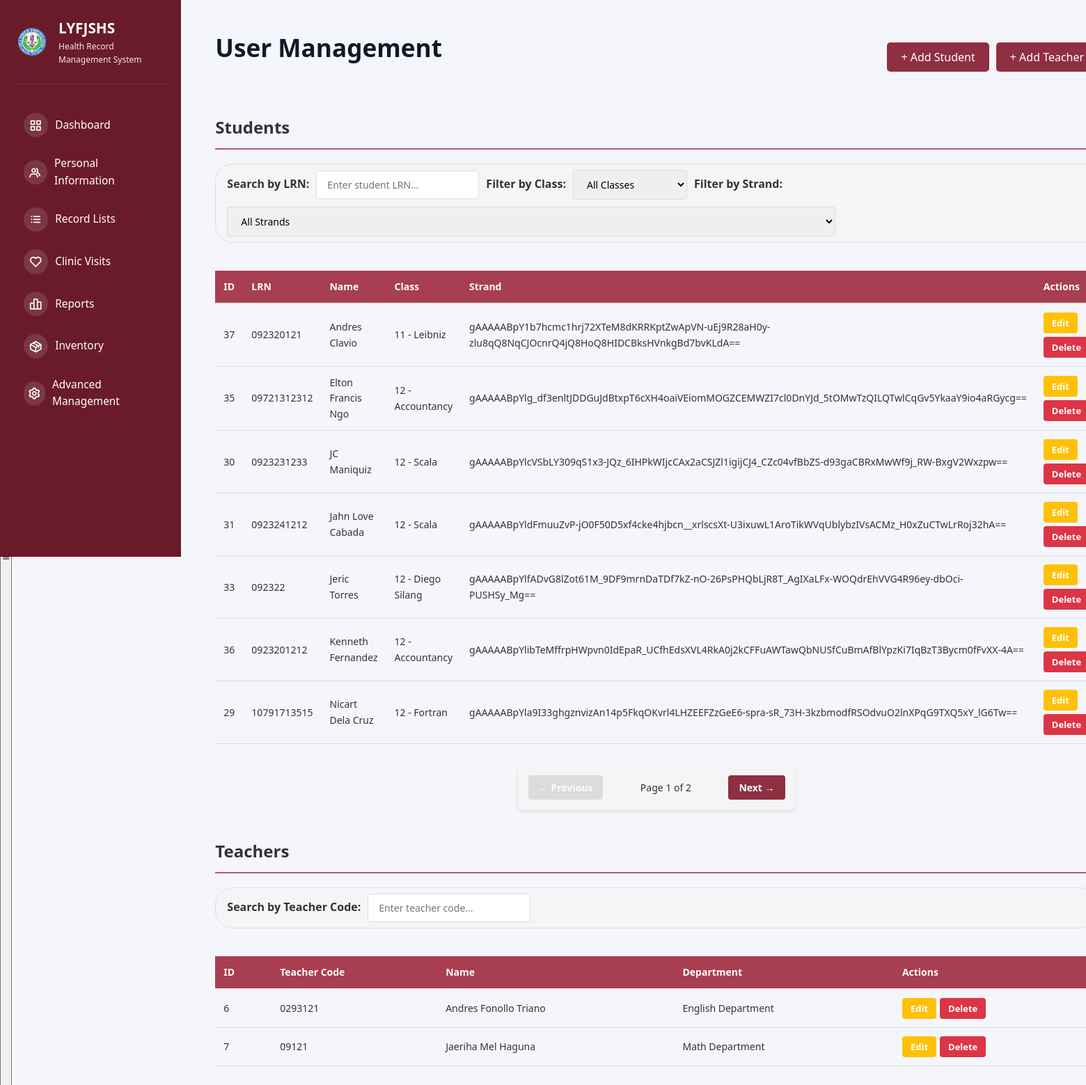
Page /user-management (signed in) on the committed database.
### tables this page shows
CREATE TABLE students (
            id INTEGER PRIMARY KEY AUTOINCREMENT,
            studentLRN TEXT UNIQUE NOT NULL,
            name TEXT NOT NULL,
            class TEXT,
            dob DATE,
            address TEXT,
            parentContact TEXT,
            emergencyContact TEXT,
            height TEXT,
            weight TEXT,
            blood TEXT,
            pastIllnesses TEXT,
            allergies TEXT,
            conditions TEXT,
            vaccination TEXT,
            created_at TIMESTAMP DEFAULT CURRENT_TIMESTAMP
        , strand TEXT);

CREATE TABLE teachers (
            id INTEGER PRIMARY KEY AUTOINCREMENT,
            teacherID TEXT UNIQUE NOT NULL,
            name TEXT NOT NULL,
            department TEXT,
            dob DATE,
            address TEXT,
            contact TEXT,
            height TEXT,
            weight TEXT,
            blood TEXT,
            pastIllnesses TEXT,
            allergies TEXT,
            conditions TEXT,
            vaccination TEXT,
            created_at TIMESTAMP DEFAULT CURRENT_TIMESTAMP
        );

### src/app.py (the view)
@app.route("/user-management")
def user_management():
    if not session.get("logged_in"):
        return redirect(url_for("login"))
    db = get_db_connection()
    if not db:
        flash("Database connection error.", "danger")
        return redirect(url_for("login"))
    try:
        cursor = db.cursor()
        cursor.execute("SELECT * FROM students ORDER BY name")
        students = cursor.fetchall()
        students = [decrypt_student_record(s) for s in students]
        cursor.execute("SELECT * FROM teachers ORDER BY name")
        teachers = cursor.fetchall()
        teachers = [decrypt_teacher_record(t) for t in teachers]
        db.close()
        items_per_page = 7
        student_total = len(students)
        student_pages = (student_total + items_per_page - 1) // items_per_page if student_total > items_per_page else 1
        show_student_pagination = student_total > items_per_page
        teacher_total = len(teachers)
        teacher_pages = (teacher_total + items_per_page - 1) // items_per_page if teacher_total > items_per_page else 1
        show_teacher_pagination = teacher_total > items_per_page
        return render_template(
            "admin/user-management.html",
            students=students,
            teachers=teachers,
            items_per_page=items_per_page,
            student_total=student_total,
            student_pages=student_pages,
            show_student_pagination=show_student_pagination,
            teacher_total=teacher_total,
            teacher_pages=teacher_pages,
            show_teacher_pagination=show_teacher_pagination,
        )
    except sqlite3.Error as e:
        flash(f"Error loading user management: {str(e)}", "danger")
        if db:
            db.close()
        return redirect(url_for("login"))

### templates/admin/user-management.html (shortened to what this page needs)
{% extends "shared/base.html" %} {% block extra_css %}
<link
  rel="stylesheet"
  href="{{ url_for('static', filename='css/student_list.css') }}"
/>
{% endblock %} {% block content %}
<div class="management-header">
  <h1>User Management</h1>
  <div class="button-group">
    <button class="btn-action" onclick="openStudentModal()">
      + Add Student
    </button>
    <button class="btn-action secondary" onclick="openTeacherModal()">
      + Add Teacher
    </button>
  </div>
</div>
<div class="section-title">Students</div>
<div class="search-container">
  <label class="search-label" for="studentSearchInput">Search by LRN:</label>
  <input
    type="text"
    id="studentSearchInput"
    class="search-input"
    placeholder="Enter student LRN..."
    onkeyup="filterStudentTable()"
  />
  <label class="search-label" for="classFilterSelect">Filter by Class:</label>
  <select
    id="classFilterSelect"
    class="search-input"
    onchange="filterStudentTable()"
  >
    <option value="">All Classes</option>
    {% set classes = students | map(attribute='class') | select | unique | sort
    %}
  </select>
  <label class="search-label" for="strandFilterSelect">Filter by Strand:</label>
  <select
    id="strandFilterSelect"
    class="search-input"
    onchange="filterStudentTable()"
  >
    <option value="">All Strands</option>
    {% set strands = students | map(attribute='strand') | select | unique | sort
    %}
  </select>
</div>
<div class="table-wrapper">
  <table id="studentTable">
    <thead>
      <tr>
        <th>ID</th>
        <th>LRN</th>
        <th>Name</th>
        <th>Class</th>
        <th>Strand</th>
        <th>Actions</th>
      </tr>
    </thead>
    <tbody>
      {% for student in students %}
      <tr>
        <td>{{ student.id }}</td>
        <td>{{ student.studentLRN }}</td>
        <td>{{ student.name }}</td>
        <td>{{ student.class }}</td>
        <td>{{ student.strand or '-' }}</td>
        <td>
          <div class="action-buttons">
            <button
              type="button"
              class="btn-action btn-sm btn-edit btn-edit-student"
              data-id="{{ student.id }}"
              data-lrn="{{ student.studentLRN }}"
              data-name="{{ student.name }}"
              data-class="{{ student.class }}"
              data-strand="{{ student.strand or '' }}"
              data-dob="{{ student.dob or '' }}"
              data-address="{{ student.address or '' }}"
              data-parent="{{ student.parentContact or '' }}"
              data-emergency="{{ student.emergencyContact or '' }}"
              data-height="{{ student.height or '' }}"
              data-weight="{{ student.weight or '' }}"
              data-blood="{{ student.blood or '' }}"
              data-illnesses="{{ student.pastIllnesses or '' }}"
              data-allergies="{{ student.allergies or '' }}"
              data-conditions="{{ student.conditions or '' }}"
              data-vaccination="{{ student.vaccination or '' }}"
            >
              Edit
            </button>
            <button
              type="button"
              class="btn-action btn-sm btn-delete btn-delete-student"
              data-type="student"
              data-id="{{ student.id }}"
              data-name="{{ student.name }}"
            >
              Delete
            </button>
          </div>
        </td>
      </tr>
      {% endfor %}
    </tbody>
  </table>
</div>
{% if show_student_pagination %}
<div id="studentPaginationContainer" class="pagination-container">
  <nav class="pagination">
    <button
      id="studentPrevBtn"
      class="pagination-btn"
      onclick="previousStudentPage()"
    >
      ← Previous
    </button>
    <div class="pagination-info">
      <span
        >Page <span id="studentCurrentPage">1</span> of
        <span id="studentTotalPages">{{ student_pages }}</span></span
      >
    </div>
    <button
      id="studentNextBtn"
      class="pagination-btn"
      onclick="nextStudentPage()"
    >
      Next →
    </button>
  </nav>
</div>
{% endif %}
<div class="section-title">Teachers</div>
<div class="search-container">
  <label class="search-label" for="teacherSearchInput"
    >Search by Teacher Code:</label
  >
  <input
    type="text"
    id="teacherSearchInput"
    class="search-input"
    placeholder="Enter teacher code..."
    onkeyup="filterTeacherTable()"
  />
</div>
<div class="table-wrapper">
  <table id="teacherTable">
    <thead>
      <tr>
        <th>ID</th>
        <th>Teacher Code</th>
        <th>Name</th>
        <th>Department</th>
        <th>Actions</th>
      </tr>
    </thead>
    <tbody>
      {% for teacher in teachers %}
      <tr>
        <td>{{ teacher.id }}</td>
        <td>{{ teacher.teacherID }}</td>
        <td>{{ teacher.name }}</td>
        <td>{{ teacher.department }}</td>
        <td>
          <div class="action-buttons">
            <button
              type="button"
              class="btn-action btn-sm btn-edit btn-edit-teacher"
              data-id="{{ teacher.id }}"
              data-teacher-id="{{ teacher.teacherID }}"
              data-name="{{ teacher.name }}"
              data-department="{{ teacher.department }}"
              data-dob="{{ teacher.dob or '' }}"
              data-address="{{ teacher.address or '' }}"
              data-contact="{{ teacher.contact or '' }}"
              data-height="{{ teacher.height or '' }}"
              data-weight="{{ teacher.weight or '' }}"
              data-blood="{{ teacher.blood or '' }}"
              data-illnesses="{{ teacher.pastIllnesses or '' }}"
              data-allergies="{{ teacher.allergies or '' }}"
              data-conditions="{{ teacher.conditions or '' }}"
              data-vaccination="{{ teacher.vaccination or '' }}"
            >
              Edit
            </button>
            <button
              type="button"
              class="btn-action btn-sm btn-delete btn-delete-teacher"
              data-type="teacher"
              data-id="{{ teacher.id }}"
              data-name="{{ teacher.name }}"
            >
              Delete
            </button>
          </div>
        </td>
      </tr>
      {% endfor %}
    </tbody>
  </table>
</div>
{% endblock %}

### templates/shared/base.html (shortened to what this page needs)
<!DOCTYPE html>
<html lang="en">
  <head>
    <link
      href="https://unpkg.com/boxicons@2.1.4/css/boxicons.min.css"
      rel="stylesheet"
    />
    <link
      rel="stylesheet"
      href="{{ url_for('static', filename='css/dashboard.css') }}"
    />
    <link
      rel="stylesheet"
      href="{{ url_for('static', filename='css/header.css') }}"
    />
    {% block extra_css %}{% endblock %}
  </head>
  <body>
    <div class="app-container">
      <button class="mobile-menu-toggle" id="mobileMenuToggle">
        <i class="bx bx-menu"></i>
      </button>
      <aside class="sidebar" id="sidebar">
        <div class="sidebar-header">
          <img
            src="{{ url_for('static', filename='imgs/577258389_819623970710259_5288846695784598957_n-removebg-preview.png') }}"
            alt="School Logo"
            class="sidebar-logo"
          />
          <div class="sidebar-title">
            <h1>LYFJSHS</h1>
            <p>Health Record Management System</p>
          </div>
        </div>
        <nav class="sidebar-nav">
          <ul>
            <li>
              <a href="{{ url_for('dashboard') }}" class="nav-item">
                <span class="nav-icon"><i class="bx bx-grid-alt"></i></span>
                <span class="nav-label">Dashboard</span>
              </a>
            </li>
            {% if session.get('role') in ['super_admin', 'health_officer'] %}
            <li>
              <a href="{{ url_for('user_management') }}" class="nav-item">
                <span class="nav-icon"><i class="bx bx-group"></i></span>
                <span class="nav-label">Personal Information</span>
              </a>
            </li>
            {% endif %}
            <li>
              <a href="{{ url_for('record_lists') }}" class="nav-item">
                <span class="nav-icon"><i class="bx bx-list-ul"></i></span>
                <span class="nav-label">Record Lists</span>
              </a>
            </li>
            {% if session.get('role') in ['super_admin', 'health_officer',
            'class_advisor'] %}
            <li>
              <a href="{{ url_for('view_clinic_visits') }}" class="nav-item">
                <span class="nav-icon"><i class="bx bx-heart"></i></span>
                <span class="nav-label">Clinic Visits</span>
              </a>
            </li>
            {% endif %} {% if session.get('role') in ['super_admin',
            'health_officer'] %}
            <li>
              <a href="{{ url_for('clinic_reports') }}" class="nav-item">
                <span class="nav-icon"
                  ><i class="bx bx-bar-chart-alt-2"></i
                ></span>
                <span class="nav-label">Reports</span>
              </a>
            </li>
            {% endif %} {% if session.get('role') in ['super_admin',
            'health_officer'] %}
            <li>
              <a href="{{ url_for('inventory') }}" class="nav-item">
                <span class="nav-icon"><i class="bx bx-package"></i></span>
                <span class="nav-label">Inventory</span>
              </a>
            </li>
            {% endif %} {% if session.get('role') in ['super_admin',
            'health_officer'] %}
            <li>
              <a href="{{ url_for('advanced_management') }}" class="nav-item">
                <span class="nav-icon"><i class="bx bx-cog"></i></span>
                <span class="nav-label">Advanced Management</span>
              </a>
            </li>
            {% endif %}
          </ul>
        </nav>
      </aside>
      <div class="content-area">
        <main class="main-content">{% block content %}{% endblock %}</main>
      </div>
    </div>
  </body>
</html>

### rows in the picture
students: id "37", studentLRN "092320121", name "Andres Clavio", class "11 - Leibniz", strand "gAAAAABpY1b7hcmc1hrj72XTeM8dKRRKptZwApVN-uEj9R28aH0y-zlu8qQ8NqCJOcnrQ4jQ8HoQ8HIDCBksHVnkgBd7bvKLdA=="
students: id "35", studentLRN "09721312312", name "Elton Francis Ngo", class "12 - Accountancy", strand "gAAAAABpYlg_df3enltJDDGuJdBtxpT6cXH4oaiVEiomMOGZCEMWZI7cl0DnYJd_5tOMwTzQILQTwlCqGv5YkaaY9io4aRGycg=="
students: id "30", studentLRN "0923231233", name "JC Maniquiz", class "12 - Scala", strand "gAAAAABpYlcVSbLY309qS1x3-JQz_6IHPkWIjcCAx2aCSJZl1igijCJ4_CZc04vfBbZS-d93gaCBRxMwWf9j_RW-BxgV2Wxzpw=="
students: id "31", studentLRN "0923241212", name "Jahn Love Cabada", class "12 - Scala", strand "gAAAAABpYldFmuuZvP-jO0F50D5xf4cke4hjbcn__xrlscsXt-U3ixuwL1AroTikWVqUblybzIVsACMz_H0xZuCTwLrRoj32hA=="
students: id "33", studentLRN "092322", name "Jeric Torres", class "12 - Diego Silang", strand "gAAAAABpYlfADvG8lZot61M_9DF9mrnDaTDf7kZ-nO-26PsPHQbLjR8T_AgIXaLFx-WOQdrEhVVG4R96ey-dbOci-PUSHSy_Mg=="
students: id "36", studentLRN "0923201212", name "Kenneth Fernandez", class "12 - Accountancy", strand "gAAAAABpYlibTeMffrpHWpvn0IdEpaR_UCfhEdsXVL4RkA0j2kCFFuAWTawQbNUSfCuBmAfBlYpzKi7IqBzT3Bycm0fFvXX-4A=="
students: id "29", studentLRN "10791713515", name "Nicart Dela Cruz", class "12 - Fortran", strand "gAAAAABpYla9I33ghgznvizAn14p5FkqOKvrl4LHZEEFZzGeE6-spra-sR_73H-3kzbmodfRSOdvuO2lnXPqG9TXQ5xY_lG6Tw=="
teachers: id "6", teacherID "0293121", name "Andres Fonollo Triano", department "English Department"
teachers: id "7", teacherID "09121", name "Jaeriha Mel Haguna", department "Math Department"

### other values in the picture
{{ student_pages }} "2"
